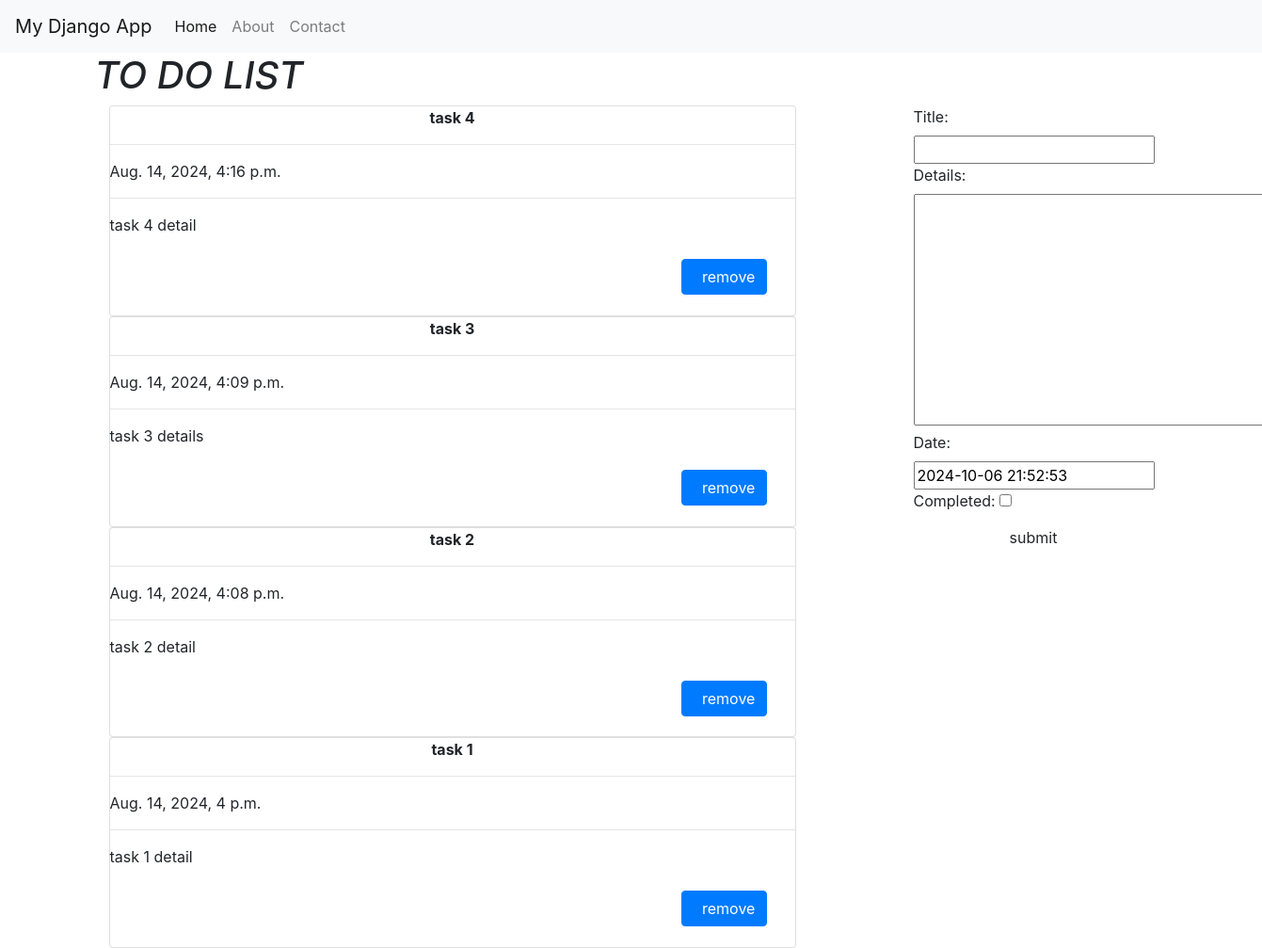
Screenshot of /todo with the database file from the repository.
### todoapp/models.py (models this page shows, shortened)
class TodoItem(models.Model):
    title = models.CharField(max_length=200)
    details = models.TextField()
    date = models.DateTimeField(default=timezone.now)
    completed = models.BooleanField(default=False)

### todoapp/views.py (the view)
# urls.py: path('todo', include('todoapp.urls')),
def todo(request):
    item_list = TodoItem.objects.order_by("-date")
    if request.method == "POST":
        form = TodoForm(request.POST)
        if form.is_valid():
            form.save()
            return redirect("todo")
    form = TodoForm()
    page = {
        "forms": form,
        "list": item_list,
        "title": "To Do List",
    }
    return render(request, "todoapp/todos.html", page)

### todoapp/forms.py
class TodoForm(forms.ModelForm):
    class Meta:
        model = TodoItem
        fields = "__all__"

### todoapp/templates/todoapp/todos.html (shortened to what this page needs)
{% extends "todoapp/base.html" %} {% block content %}
<center class="row">
  <h1><i>TO DO LIST</i></h1>
</center>
<div class="row">
  <div class="col-md-8">
    {% for i in list %}
    <div class="card">
      <center><b>{{i.title}}</b></center>
      <hr/>
      {{i.date}}
      <hr/>
      {{i.details}}
      <br />
      <br />
      <form action="del/{{i.id}}" method="POST" style=" padding-right: 4%; padding-bottom: 3%;">
        <button value="remove" type="submit"  class="btn btn-primary" style="float: right;"> &nbsp; remove</button>
      </form>
    </div>
    {% endfor %}
  </div>
  <div class="col-md-1"> </div>
  <div class="col-md-3" >
    <div  class="submit_form">
    <form  method="POST">
      {{forms}}
      <center>
      <input type="submit" class="btn btn-default" value="submit" />
    </center>
    </form>
  </div>
</div>
</div>
{% endblock %}

### todoapp/templates/todoapp/base.html (shortened to what this page needs)
<!DOCTYPE html>
<html lang="en" dir="ltr">
  <head>
    <link rel="stylesheet" href="https://stackpath.bootstrapcdn.com/bootstrap/4.3.1/css/bootstrap.min.css"  rel="stylesheet" />
  </head>
  <body>
    <nav class="navbar navbar-expand-lg navbar-light bg-light">
      <a class="navbar-brand" href="#">My Django App</a>
      <div class="collapse navbar-collapse" id="navbarNav">
        <ul class="navbar-nav">
          <li class="nav-item active">
            <a class="nav-link" href="#">Home</a>
          </li>
          <li class="nav-item">
            <a class="nav-link" href="#">About</a>
          </li>
          <li class="nav-item">
            <a class="nav-link" href="#">Contact</a>
          </li>
        </ul>
      </div>
    </nav>
    <div class="container">{% block content %} {% endblock %}</div>
  </body>
</html>

### rows the page displays
TodoItem: title "task 4", date "Aug. 14, 2024, 4:16 p.m.", details "task 4 detail"
TodoItem: title "task 3", date "Aug. 14, 2024, 4:09 p.m.", details "task 3 details"
TodoItem: title "task 2", date "Aug. 14, 2024, 4:08 p.m.", details "task 2 detail"
TodoItem: title "task 1", date "Aug. 14, 2024, 4 p.m.", details "task 1 detail"
